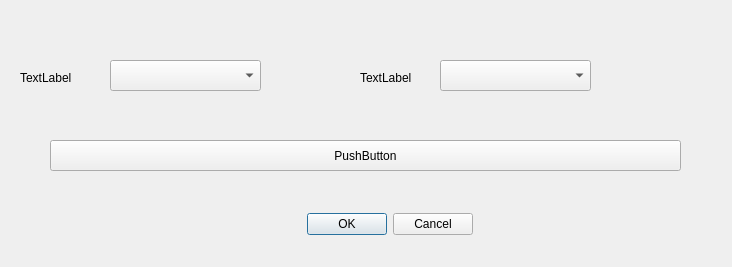
<?xml version="1.0" encoding="UTF-8"?>
<ui version="4.0">
 <class>TestDialogBase</class>
 <widget class="QDialog" name="TestDialogBase">
  <property name="geometry">
   <rect>
    <x>0</x>
    <y>0</y>
    <width>732</width>
    <height>267</height>
   </rect>
  </property>
  <property name="windowTitle">
   <string>TestGeo</string>
  </property>
  <widget class="QPushButton" name="pushButton">
   <property name="geometry">
    <rect>
     <x>50</x>
     <y>140</y>
     <width>631</width>
     <height>31</height>
    </rect>
   </property>
   <property name="text">
    <string>PushButton</string>
   </property>
  </widget>
  <widget class="QDialogButtonBox" name="button_box">
   <property name="geometry">
    <rect>
     <x>280</x>
     <y>210</y>
     <width>193</width>
     <height>28</height>
    </rect>
   </property>
   <property name="orientation">
    <enum>Qt::Horizontal</enum>
   </property>
   <property name="standardButtons">
    <set>QDialogButtonBox::Cancel|QDialogButtonBox::Ok</set>
   </property>
  </widget>
  <widget class="QComboBox" name="comboBox">
   <property name="geometry">
    <rect>
     <x>110</x>
     <y>60</y>
     <width>151</width>
     <height>31</height>
    </rect>
   </property>
  </widget>
  <widget class="QComboBox" name="comboBox_2">
   <property name="geometry">
    <rect>
     <x>440</x>
     <y>60</y>
     <width>151</width>
     <height>31</height>
    </rect>
   </property>
  </widget>
  <widget class="QLabel" name="label">
   <property name="geometry">
    <rect>
     <x>20</x>
     <y>70</y>
     <width>55</width>
     <height>16</height>
    </rect>
   </property>
   <property name="text">
    <string>TextLabel</string>
   </property>
  </widget>
  <widget class="QLabel" name="label_2">
   <property name="geometry">
    <rect>
     <x>360</x>
     <y>70</y>
     <width>55</width>
     <height>16</height>
    </rect>
   </property>
   <property name="text">
    <string>TextLabel</string>
   </property>
  </widget>
 </widget>
 <resources/>
 <connections>
  <connection>
   <sender>button_box</sender>
   <signal>accepted()</signal>
   <receiver>TestDialogBase</receiver>
   <slot>accept()</slot>
   <hints>
    <hint type="sourcelabel">
     <x>20</x>
     <y>20</y>
    </hint>
    <hint type="destinationlabel">
     <x>20</x>
     <y>20</y>
    </hint>
   </hints>
  </connection>
  <connection>
   <sender>button_box</sender>
   <signal>rejected()</signal>
   <receiver>TestDialogBase</receiver>
   <slot>reject()</slot>
   <hints>
    <hint type="sourcelabel">
     <x>20</x>
     <y>20</y>
    </hint>
    <hint type="destinationlabel">
     <x>20</x>
     <y>20</y>
    </hint>
   </hints>
  </connection>
 </connections>
</ui>
